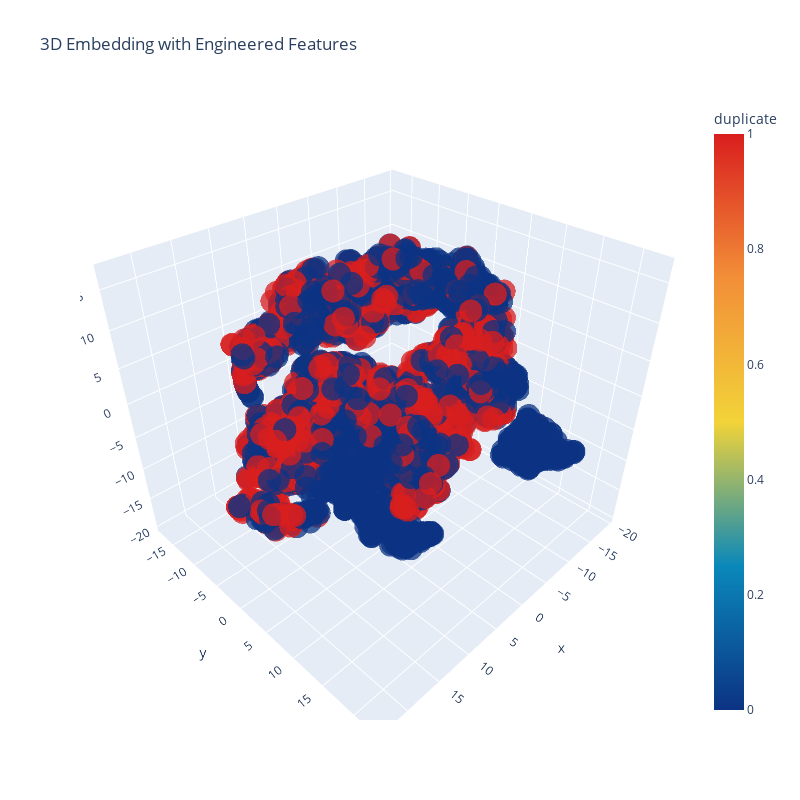

Notebook source saved alongside this figure:
### Markdown cell above
## Visualizing in lower dimension using t-SNE

### Code cell
plot_tsne_visualization(data)

### Figure 1 — Plotly figure (JSON) as saved in the notebook; plotly's stock layout.template omitted (floating-point values rounded to 4 significant figures; data arrays with more than 128 entries replaced by an {"elided": "..."} marker saying what was removed)
{"data": [{"marker": {"color": {"elided": "5000 int values"}, "colorbar": {"title": {"text": "duplicate"}}, "colorscale": [[0, "rgb(12,51,131)"], [0.25, "rgb(10,136,186)"], [0.5, "rgb(242,211,56)"], [0.75, "rgb(242,143,56)"], [1, "rgb(217,30,30)"]], "line": {"color": "rgb(255, 255, 255)"}, "opacity": 0.75, "sizemode": "diameter"}, "mode": "markers", "type": "scatter3d", "x": {"elided": "5000 float values"}, "y": {"elided": "5000 float values"}, "z": {"elided": "5000 float values"}}], "layout": {"height": 800, "title": {"text": "3D Embedding with Engineered Features"}, "width": 800}}
